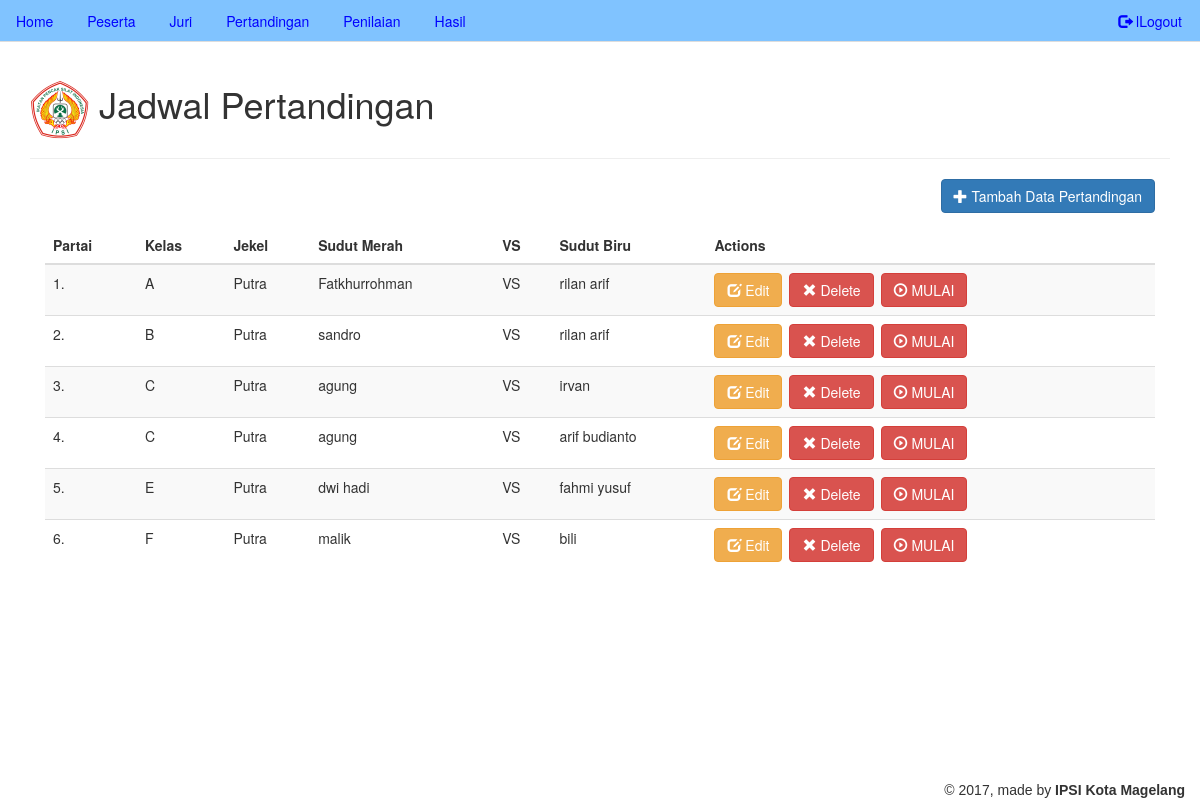
The page /view/view.pertandingan.php (signed in) on the database its author committed.
### tables this page shows
CREATE TABLE `tb_pertandingan` (
  `id_pertandingan` int(3) NOT NULL,
  `sudut_merah` int(3) NOT NULL,
  `sudut_biru` int(3) NOT NULL,
  `kelas` char(1) NOT NULL,
  `jekel` char(5) NOT NULL,
  `selesai` char(1) NOT NULL DEFAULT 't'
);

CREATE TABLE `tb_pesilat` (
  `id_pesilat` int(3) NOT NULL,
  `nama_pesilat` varchar(50) NOT NULL,
  `kontingen` varchar(50) NOT NULL,
  `kelas` char(1) NOT NULL,
  `jekel` char(5) NOT NULL
);

### classes/pertandingan.class.php (called while the page is built, shortened)
<?php
class Pertandingan
{
    public $db_conn;
    public $table_name = "tb_pertandingan";
    public function __construct($db)
    {
        $this->db_conn = $db;
    }
    function getAllUsers($from_record_num, $records_per_page)
    {
        $sql = "SELECT id_pertandingan, sudut_merah, sudut_biru, kelas, jekel FROM " . $this->table_name . " ORDER BY kelas ASC LIMIT ?, ?";
        $prep_state = $this->db_conn->prepare($sql);
        $prep_state->bindParam(1, $from_record_num, PDO::PARAM_INT);
        $prep_state->bindParam(2, $records_per_page, PDO::PARAM_INT);
        $prep_state->execute();
        return $prep_state;
    }
}

### classes/sudut.class.php (called while the page is built, shortened)
<?php
class Sudut
{
    private $db_conn;
    private $table_name = "tb_pesilat";
    public function __construct($db)
    {
        $this->db_conn = $db;
    }
    function getName()
    {
        $sql = "SELECT nama_pesilat FROM " . $this->table_name . " WHERE id_pesilat = ? limit 0,1";
        $prep_state = $this->db_conn->prepare($sql);
        $prep_state->bindParam(1, $this->id);
        $prep_state->execute();
        $row = $prep_state->fetch(PDO::FETCH_ASSOC);
        $this->nama_pesilat = $row['nama_pesilat'];
    }
}

### view/view.pertandingan.php (the view, shortened to what this page needs)
<?php
include_once '../classes/sudut.class.php';
include_once '../classes/pertandingan.class.php';
include_once '../initial.php';
$page = isset($_GET['page']) ? $_GET['page'] : 1;
$records_per_page = 100;
$from_record_num = ($records_per_page * $page) - $records_per_page;
$user = new Pertandingan($db);
$sudut = new Sudut($db);
$page_title = "Jadwal Pertandingan";
include_once "../template/header.php";
echo "<div class='content'>";
echo "<div class='col-md-12'>";
echo "<div class='right-button-margin'>";
echo "<a href='create.pertandingan.php' class='btn btn-primary pull-right'>";
echo "<span class='glyphicon glyphicon-plus'></span> Tambah Data Pertandingan";
echo "</a>";
echo "</div>";
$prep_state = $user->getAllUsers($from_record_num, $records_per_page);
$num = $prep_state->rowCount();
$no= ($page - 1) + ($page - 1) * ($records_per_page - 1);
if($num>=0){
    echo "<div class='table-responsive'>";
    echo "<table class='table table-hover data-table table-striped tablesorter'>";
    echo "<thead>";
    echo "<th>Partai</th>";
    echo "<th>Kelas</th>";
    echo "<th>Jekel</th>";
    echo "<th>Sudut Merah</th>";
    echo "<th>VS</th>";
    echo "<th>Sudut Biru</th>";
    echo "<th>Actions</th>";
    echo "</thead>";
    while ($row = $prep_state->fetch(PDO::FETCH_ASSOC)){
        $no++;
        extract($row);
        echo "<tr>";
        echo "<td>$no.</td>";
        echo "<td>$row[kelas]</td>";
        echo "<td>$row[jekel]</td>";
        echo "<td>";
                    $sudut->id = $sudut_merah;
                    $sudut->getName();
                    echo $sudut->nama_pesilat;
        echo "</td>";
        echo "<td>VS</td>";
        echo "<td>";
                    $sudut->id = $sudut_biru;
                    $sudut->getName();
                    echo $sudut->nama_pesilat;
        echo "</td>";
        echo "<td>";
        echo "<a href='edit.pertandingan.php?id=" . $id_pertandingan . "' class='btn btn-warning left-margin'>";
        echo "<span class='glyphicon glyphicon-edit'></span> Edit";
        echo "</a>";
        echo "<a href='delete.pertandingan.php?id=" . $id_pertandingan . "' class='btn btn-danger left-margin'>";
        echo "<span class='glyphicon glyphicon-remove'></span> Delete";
        echo "</a>";
        echo "<a href='delete.peserta.php?id=" . $id_pertandingan . "' class='btn btn-danger delete-object'>";
        echo "<span class='glyphicon glyphicon-play-circle'></span> MULAI";
        echo "</a>";
        echo "</td>";
        echo "</tr>";
    }
    echo "</table>";
    echo "</div>";
}
else{
    echo "<div> No User found. </div>";
    }
    echo "</div>";
?>
<?php
include_once "../template/footer.php";
?>

### template/header.php (shortened to what this page needs)
<!DOCTYPE html>
<html lang="en">
<head>
    <link href="../library/css/bootstrap.css" rel="stylesheet" media="screen" />
    <link href="../library/css/bootstrap.min.css" rel="stylesheet">
    <link href="../library/css/style.css" rel="stylesheet">
</head>
<body>
    <ul class="nav nav-tabs navbar-fixed-top">
      <li role="presentation"><a href="../home.php">Home</a></li>
      <li role="presentation"><a href="../view/view.peserta.php">Peserta</a></li>
      <li role="presentation"><a href="../view/view.juri.php">Juri</a></li>
      <li role="presentation"><a href="../view/view.pertandingan.php">Pertandingan</a></li>
      <li role="presentation"><a href="../view/view.penilaian.php">Penilaian</a></li>
      <li role="presentation"><a href="#">Hasil</a></li>
      <li class="pull-right"><a href="../logout.php?logout=true"><span class="glyphicon glyphicon-log-out"></span>&nbsp;lLogout</a></li>
    </ul>
    <div class="container">
        <?php
             echo "<div class='page-header'>";
             echo "<br>";
             echo "<h1><img src='../library/images/logo1.png'> {$page_title} </h1>";
             echo "</div>";
        ?>

### template/footer.php
</div>
<footer class="footer">
            <div class="container-fluid">
                <div class="copyright pull-right">
                    &copy; <script>document.write(new Date().getFullYear())</script>, made by <strong>IPSI Kota Magelang</strong>
                </div>
            </div>
        </footer>
</body>
</html>

### library/css/style.css (style rules this page uses)
ul { list-style-type: none; margin: 0; padding: 0; overflow: hidden; background-color: #80c3ff; }
li { float: left; }
li a { display: block; color: blue; text-align: center; padding: 14px 16px; text-decoration: none; }
.footer { position: fixed; bottom: 0px; margin:0; padding:0; left:0; right:0; font-family:Arial; }

### template/header.php (style rules this page uses)
.left-margin { margin:0 .5em 0 0; }
.right-button-margin { margin: 0 0 1em 0; overflow: hidden; }

### rows shown on the page
tb_pertandingan: kelas "A", jekel "Putra", tb_pesilat.nama_pesilat "Fatkhurrohman", tb_pesilat.nama_pesilat "rilan arif"
tb_pertandingan: kelas "B", jekel "Putra", tb_pesilat.nama_pesilat "sandro", tb_pesilat.nama_pesilat "rilan arif"
tb_pertandingan: kelas "C", jekel "Putra", tb_pesilat.nama_pesilat "agung", tb_pesilat.nama_pesilat "irvan"
tb_pertandingan: kelas "C", jekel "Putra", tb_pesilat.nama_pesilat "agung", tb_pesilat.nama_pesilat "arif budianto"
tb_pertandingan: kelas "E", jekel "Putra", tb_pesilat.nama_pesilat "dwi hadi", tb_pesilat.nama_pesilat "fahmi yusuf"
tb_pertandingan: kelas "F", jekel "Putra", tb_pesilat.nama_pesilat "malik", tb_pesilat.nama_pesilat "bili"

### other values the page prints
$page_title "Jadwal Pertandingan"
